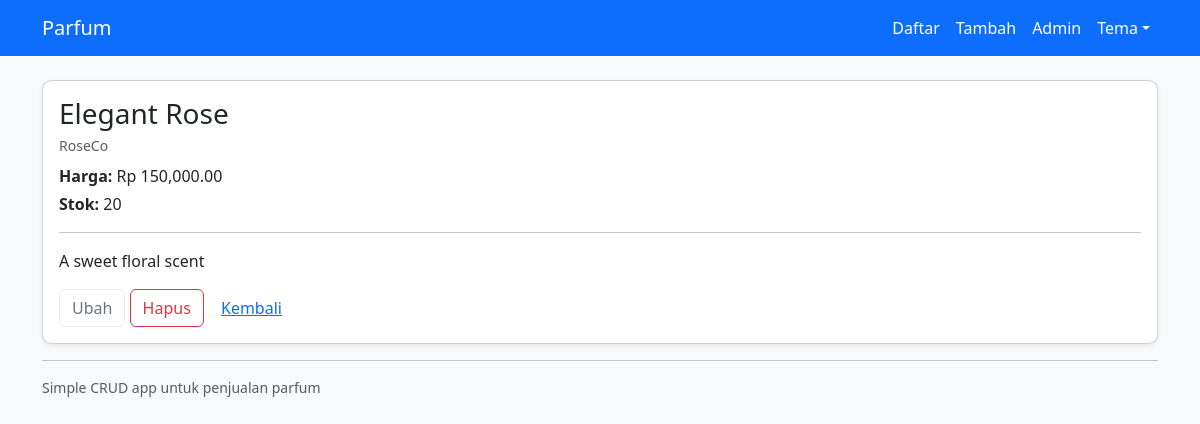
The app's page /sales/1/ with its own data.
### sales/models.py (models this page shows, shortened)
class Perfume(models.Model):
    name = models.CharField(max_length=200)
    brand = models.CharField(max_length=200, blank=True)
    description = models.TextField(blank=True)
    price = models.DecimalField(max_digits=10, decimal_places=2)
    stock = models.PositiveIntegerField(default=0)
    image = models.ImageField(upload_to='perfume_images/', blank=True, null=True)
    created_at = models.DateTimeField(auto_now_add=True)
    updated_at = models.DateTimeField(auto_now=True)

### sales/views.py (the view)
# urls.py: path('<int:pk>/', views.PerfumeDetailView.as_view(), name='perfume-detail'),
class PerfumeDetailView(DetailView):
    model = Perfume
    template_name = 'sales/perfume_detail.html'

### sales/templates/sales/perfume_detail.html (shortened to what this page needs)
{% extends 'sales/base.html' %}
{% load humanize %}
{% block content %}
<div class="card shadow-sm mb-3">
  <div class="card-body">
    <h3 class="mb-1">{{ object.name }}</h3>
    <p class="text-muted small mb-2">{{ object.brand }}</p>
    <p class="mb-1"><strong>Harga:</strong> Rp {{ object.price|intcomma }}</p>
    <p class="mb-3"><strong>Stok:</strong> {{ object.stock }}</p>
    <hr>
    <p>{{ object.description|linebreaks }}</p>
    <a href="{% url 'perfume-update' object.pk %}" class="btn btn-outline-secondary">Ubah</a>
    <a href="{% url 'perfume-delete' object.pk %}" class="btn btn-outline-danger">Hapus</a>
    <a href="{% url 'perfume-list' %}" class="btn btn-link">Kembali</a>
  </div>
</div>
{% endblock %}

### static/css/site.css (style rules this page uses)
:root { --bg: #f8f9fa; --primary: #0d6efd; --text-on-primary: #fff; --muted: #6c757d; }
body { background: var(--bg); }
body.theme-default { --primary: #0d6efd; --text-on-primary: #fff; }
.card { border-radius: 0.6rem; }
.btn-outline-secondary { border-color: rgba(0,0,0,0.08); }

### records on screen
Perfume: name "Elegant Rose", brand "RoseCo", price "150,000.00", stock "20", description "A sweet floral scent"
